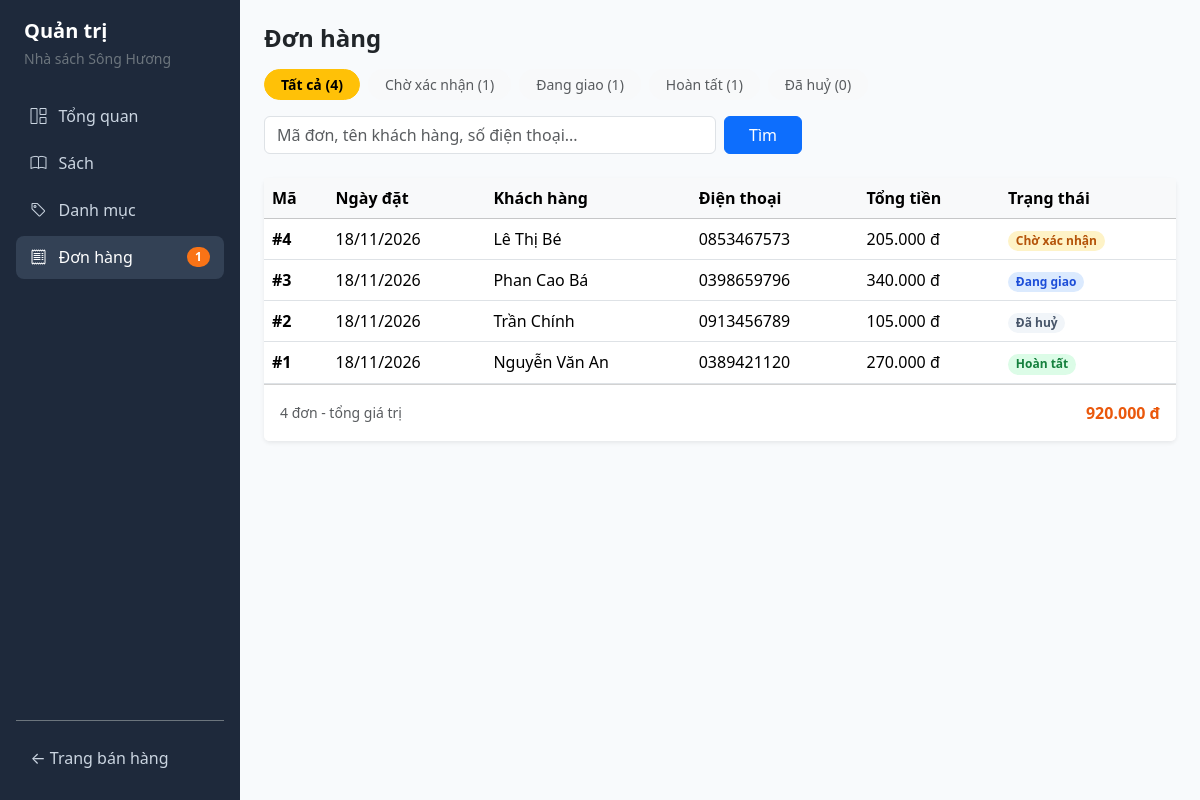
Page /admin/orders on the committed database.
### chuong_06/quanly_nhasach/models.py (models this page shows, shortened)
class Order(db.Model):
    __tablename__ = "orders"
    STATUS_PENDING = "Chờ xác nhận"
    STATUS_SHIPPING = "Đang giao"
    STATUS_COMPLETED = "Hoàn tất"
    STATUS_CANCELLED = "Đã huỷ"
    VALID_TRANSITIONS = {
        STATUS_PENDING: [STATUS_SHIPPING, STATUS_CANCELLED],
        STATUS_SHIPPING: [STATUS_COMPLETED, STATUS_CANCELLED],
        STATUS_COMPLETED: [],
        STATUS_CANCELLED: [],
    }
    id = db.Column(db.Integer, primary_key=True)
    customer_name = db.Column(db.String(120), nullable=False)
    customer_phone = db.Column(db.String(15), nullable=False)
    customer_email = db.Column(db.String(120), nullable=True)
    shipping_address = db.Column(db.Text, nullable=False)
    note = db.Column(db.Text, nullable=True)
    payment_method = db.Column(db.String(50), nullable=False, default="Tiền mặt khi nhận hàng")
    shipping_fee = db.Column(db.Integer, nullable=False, default=20000)
    total_amount = db.Column(db.Integer, nullable=False)
    status = db.Column(db.String(30), nullable=False, default=STATUS_PENDING)
    created_at = db.Column(db.DateTime, default=datetime.now, nullable=False)
    shipped_at = db.Column(db.DateTime, nullable=True)
    completed_at = db.Column(db.DateTime, nullable=True)
    cancelled_at = db.Column(db.DateTime, nullable=True)
    items = db.relationship(
        "OrderItem", back_populates="order", cascade="all, delete-orphan", lazy="select"
    )

### chuong_06/quanly_nhasach/app.py (the view, shortened to what this page needs)
@app.route("/admin/orders")
def admin_orders():
    page = request.args.get("page", 1, type=int)
    status = request.args.get("status", "").strip()
    q = request.args.get("q", "").strip()
    grouped = (
        db.session.query(Order.status, func.count(Order.id))
        .group_by(Order.status)
        .all()
    )
    status_counts = dict(grouped)
    total_all = sum(status_counts.values())
    query = Order.query
    valid_statuses = [
        Order.STATUS_PENDING,
        Order.STATUS_SHIPPING,
        Order.STATUS_COMPLETED,
        Order.STATUS_CANCELLED,
    ]
    if status in valid_statuses:
        query = query.filter(Order.status == status)
    filtered_count = query.count()
    filtered_total_amount = (
        query.with_entities(func.coalesce(func.sum(Order.total_amount), 0)).scalar()
        or 0
    )
    pagination = query.order_by(Order.created_at.desc(), Order.id.desc()).paginate(
        page=page, per_page=10, error_out=False
    )
    return render_template(
        "admin/orders.html",
        pagination=pagination,
        orders=pagination.items,
        status=status,
        q=q,
        status_counts=status_counts,
        total_all=total_all,
        filtered_count=filtered_count,
        filtered_total_amount=filtered_total_amount,
    )

### chuong_06/quanly_nhasach/app.py (called while the page is built)
def get_raw_cart():
    cart = session.get("cart", {})
    if not isinstance(cart, dict):
        cart = {}
        session["cart"] = cart
    return cart

def get_cart_total_quantity():
    cart = get_raw_cart()
    return sum(int(qty) for qty in cart.values() if int(qty) > 0)

@app.template_filter("vnd")
def format_vnd(value):
    if value is None:
        return "0 đ"
    return f"{int(value):,}".replace(",", ".") + " đ"

@app.context_processor
def inject_global_counts():
    pending_count = (
        db.session.query(func.count(Order.id))
        .filter(Order.status == Order.STATUS_PENDING)
        .scalar()
        or 0
    )
    return {
        "cart_count": get_cart_total_quantity(),
        "pending_orders_count": pending_count,
    }

### chuong_06/quanly_nhasach/templates/admin/orders.html (shortened to what this page needs)
{% extends "admin/base_admin.html" %}  {% block content %}
<h4 class="fw-bold mb-3">Đơn hàng</h4>
{% set tabs = [ ('', 'Tất cả', total_all), ('Chờ xác nhận', 'Chờ xác nhận',
status_counts.get('Chờ xác nhận', 0)), ('Đang giao', 'Đang giao',
status_counts.get('Đang giao', 0)), ('Hoàn tất', 'Hoàn tất',
status_counts.get('Hoàn tất', 0)), ('Đã huỷ', 'Đã huỷ', status_counts.get('Đã
huỷ', 0)) ] %}
<div class="d-flex flex-wrap gap-2 mb-3">
  {% for tab_val, tab_label, tab_count in tabs %}
  <a
    href="{{ url_for('admin_orders', status=tab_val, q=q) }}"
    class="btn btn-sm rounded-pill px-3 {% if status == tab_val %}btn-warning fw-semibold{% else %}btn-light text-muted{% endif %}"
  >
    {{ tab_label }} ({{ tab_count }})
  </a>
  {% endfor %}
</div>
<form method="get" action="{{ url_for('admin_orders') }}" class="row g-2 mb-4">
  <div class="col-md-6">
    <input
      type="text"
      name="q"
      value="{{ q }}"
      class="form-control"
      placeholder="Mã đơn, tên khách hàng, số điện thoại..."
    />
  </div>
  <div class="col-auto">
    <button type="submit" class="btn btn-primary px-4">Tìm</button>
  </div>
</form>
<div class="card border-0 shadow-sm mb-3">
  <div class="table-responsive">
    <table class="table table-hover align-middle mb-0">
      <thead class="table-light">
        <tr>
          <th>Mã</th>
          <th>Ngày đặt</th>
          <th>Khách hàng</th>
          <th>Điện thoại</th>
          <th>Tổng tiền</th>
          <th>Trạng thái</th>
        </tr>
      </thead>
      <tbody>
        {% for order in orders %}
        <tr
          style="cursor: pointer"
          onclick="window.location='{{ url_for('admin_order_detail', order_id=order.id) }}'"
        >
          <td class="fw-bold">#{{ order.id }}</td>
          <td>{{ order.created_at.strftime('%d/%m/%Y') }}</td>
          <td>{{ order.customer_name }}</td>
          <td>{{ order.customer_phone }}</td>
          <td class="fw-medium">{{ order.total_amount | vnd }}</td>
          <td>
            <span
              class="badge rounded-pill {% if order.status == 'Chờ xác nhận' %}status-pending {% elif order.status == 'Đang giao' %}status-shipping {% elif order.status == 'Hoàn tất' %}status-completed {% else %}status-cancelled{% endif %}"
            >
              {{ order.status }}
            </span>
          </td>
        </tr>
        {% else %}
        <tr>
          <td colspan="6" class="text-center text-muted py-4">
            Không có đơn hàng nào phù hợp.
          </td>
        </tr>
        {% endfor %}
      </tbody>
    </table>
  </div>
  <div
    class="card-footer bg-white d-flex justify-content-between align-items-center py-3"
  >
    <span class="text-muted small"
      >{{ filtered_count }} đơn - tổng giá trị</span
    >
    <span class="price-text">{{ filtered_total_amount | vnd }}</span>
  </div>
</div>
 {% endblock %}

### chuong_06/quanly_nhasach/templates/admin/base_admin.html (style rules this page uses)
body { background-color: #f8fafc; }
.price-text { color: #ea580c; font-weight: 700; }
.status-pending { background-color: #fef3c7; color: #b45309; }
.status-shipping { background-color: #dbeafe; color: #1d4ed8; }
.status-completed { background-color: #dcfce7; color: #15803d; }
.status-cancelled { background-color: #f1f5f9; color: #475569; }

### rows in the picture
Order: status "Hoàn tất", id "1", created_at "18/11/2026", customer_name "Nguyễn Văn An", customer_phone "0389421120", total_amount|vnd "270.000 đ"
Order: id "4", created_at "18/11/2026", customer_name "Lê Thị Bé", customer_phone "0853467573", total_amount|vnd "205.000 đ", status "Chờ xác nhận"
Order: id "3", created_at "18/11/2026", customer_name "Phan Cao Bá", customer_phone "0398659796", total_amount|vnd "340.000 đ", status "Đang giao"
Order: id "2", created_at "18/11/2026", customer_name "Trần Chính", customer_phone "0913456789", total_amount|vnd "105.000 đ", status "Đã huỷ"

### other values in the picture
{{ pending_orders_count }} "1"
{{ tab_label }} "Tất cả" "Chờ xác nhận" "Đang giao" "Đã huỷ"
{{ tab_count }} "4" "1" "1" "0"
{{ filtered_count }} "4"
{{ filtered_total_amount | vnd }} "920.000 đ"
